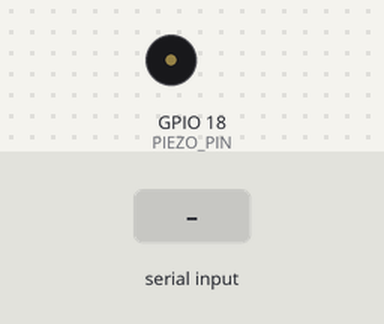
This program was run on a simulated Raspberry Pi (BCM pin numbers). On the bench: buzzer (waves = sounding). Inputs (shaded band) come from the test bench. What the program prints to the terminal is not drawn.

Above: at 1.2 s.
1.3 s: "0" typed at the terminal, then Enter
At 1.45 s:
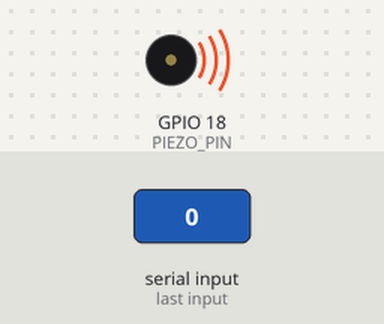
3.1 s: "1" typed at the terminal, then Enter
Timing chart, 0 to 6.1 s (numbered marks = the images above; inputs shaded):
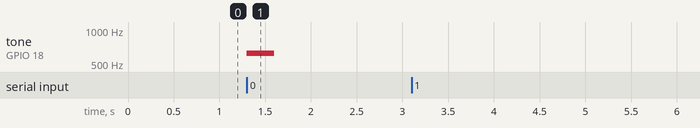

Measured:
- after the input at 1.3 s, tone on GPIO 18 (PIEZO_PIN): silent → 622 Hz at once, → silent 0.30 s later
- after the input at 3.1 s, every drawn part: stays the same

The program:

piano.py
```python
import RPi.GPIO as GPIO
import time
import threading
import sys
import tty
import termios

# GPIO 핀 설정 (피에조 부저가 연결된 핀)
PIEZO_PIN = 18

# GPIO 초기화
GPIO.setmode(GPIO.BCM)
GPIO.setup(PIEZO_PIN, GPIO.OUT)

# PWM 객체 생성
pwm = GPIO.PWM(PIEZO_PIN, 440)  # 초기 주파수 440Hz (A4)

# 음표와 주파수 매핑 (C4부터 시작)
notes = {
    # 낮은 옥타브 (C4 ~ B4)
    'z': 261.63,  # C4 (도)
    'x': 293.66,  # D4 (레)
    'c': 329.63,  # E4 (미)
    'v': 349.23,  # F4 (파)
    'b': 392.00,  # G4 (솔)
    'n': 440.00,  # A4 (라)
    'm': 493.88,  # B4 (시)

    # 중간 옥타브 (C5 ~ B5)
    'a': 523.25,  # C5 (도)
    's': 587.33,  # D5 (레)
    'd': 659.25,  # E5 (미)
    'f': 698.46,  # F5 (파)
    'g': 783.99,  # G5 (솔)
    'h': 880.00,  # A5 (라)
    'j': 987.77,  # B5 (시)

    # 높은 옥타브 (C6 ~ B6)
    'q': 1046.50,  # C6 (도)
    'w': 1174.66,  # D6 (레)
    'e': 1318.51,  # E6 (미)
    'r': 1396.91,  # F6 (파)
    't': 1567.98,  # G6 (솔)
    'y': 1760.00,  # A6 (라)
    'u': 1975.53,  # B6 (시)

    # 반음 (검은 건반)
    '2': 277.18,  # C#4
    '3': 311.13,  # D#4
    '5': 369.99,  # F#4
    '6': 415.30,  # G#4
    '7': 466.16,  # A#4
    '9': 554.37,  # C#5
    '0': 622.25,  # D#5
    '=': 739.99,  # F#5
    '[': 830.61,  # G#5
    ']': 932.33,  # A#5
}

# 키보드 입력을 위한 함수
def get_char():
    fd = sys.stdin.fileno()
    old_settings = termios.tcgetattr(fd)
    try:
        tty.setraw(sys.stdin.fileno())
        char = sys.stdin.read(1)
    finally:
        termios.tcsetattr(fd, termios.TCSADRAIN, old_settings)
    return char

# 음표 재생 함수
def play_note(frequency, duration=0.5):
    if frequency > 0:
        pwm.ChangeFrequency(frequency)
        pwm.start(50)  # 50% duty cycle
        time.sleep(duration)
        pwm.stop()
    else:
        time.sleep(duration)

# 지속적인 음표 재생 (키를 누르고 있는 동안)
class ContinuousNote:
    def __init__(self):
        self.playing = False
        self.current_thread = None

    def start_note(self, frequency):
        self.stop_note()
        self.playing = True
        pwm.ChangeFrequency(frequency)
        pwm.start(50)

    def stop_note(self):
        self.playing = False
        pwm.stop()

# 메인 함수
def main():
    print("🎹 라즈베리파이 피에조 피아노 🎹")
    print("=" * 50)
    print("\n키보드 레이아웃:")
    print("높은 옥타브: Q W E R T Y U")
    print("중간 옥타브: A S D F G H J")
    print("낮은 옥타브: Z X C V B N M")
    print("\n반음 (검은 건반):")
    print("2 3   5 6 7   9 0   =   [ ]")
    print("\n사용법:")
    print("- 키를 눌러서 음표 연주")
    print("- 스페이스바: 잠시 정지")
    print("- ESC 또는 Ctrl+C: 종료")
    print("=" * 50)

    continuous_note = ContinuousNote()

    try:
        while True:
            char = get_char()

            # ESC 키로 종료
            if ord(char) == 27:  # ESC
                break

            # 엔터키로 종료
            if ord(char) == 13:  # Enter
                break

            # 스페이스바로 정지
            if char == ' ':
                continuous_note.stop_note()
                time.sleep(0.2)
                continue

            # 음표 재생
            if char in notes:
                frequency = notes[char]
                print(f"♪ {char.upper()} -> {frequency:.2f}Hz")

                # 짧은 음표 재생
                play_note(frequency, 0.3)

            elif char.lower() in notes:
                frequency = notes[char.lower()]
                print(f"♪ {char.upper()} -> {frequency:.2f}Hz")
                play_note(frequency, 0.3)

            else:
                print(f"'{char}' 는 할당되지 않은 키입니다.")

    except KeyboardInterrupt:
        print("\n\n피아노 연주를 종료합니다.")

    finally:
        continuous_note.stop_note()
        GPIO.cleanup()
        print("GPIO 정리 완료!")

if __name__ == "__main__":
    main()
```
